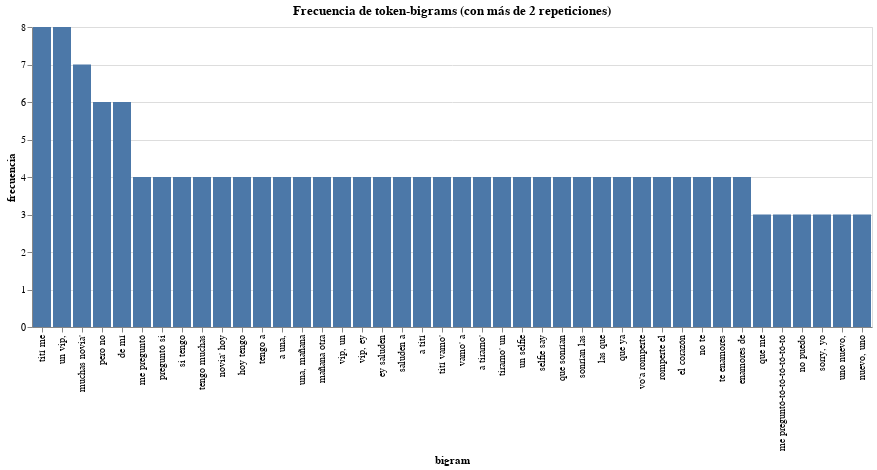

The notebook cell saved with this chart:
### Code cell
# plot
alt.Chart(source[source.frecuencia>2]).mark_bar().encode(
    alt.X("bigram",sort="-y"),
    y="frecuencia",
    tooltip=["bigram","token_1","token_2","frecuencia"]
).properties(
    title="Frecuencia de token-bigrams (con más de 2 repeticiones)"
)

### Figure 1 — Vega-Lite specification as saved in the notebook (floating-point values rounded to 4 significant figures)
{"$schema": "https://vega.github.io/schema/vega-lite/v4.17.0.json", "config": {"view": {"continuousHeight": 300, "continuousWidth": 400}}, "data": {"name": "data-e2c6b66986d44dd0b88051207fe142c3"}, "datasets": {"data-e2c6b66986d44dd0b88051207fe142c3": [{"bigram": "tití me", "frecuencia": 8, "token_1": "tití", "token_2": "me"}, {"bigram": "me preguntó", "frecuencia": 4, "token_1": "me", "token_2": "preguntó"}, {"bigram": "preguntó si", "frecuencia": 4, "token_1": "preguntó", "token_2": "si"}, {"bigram": "si tengo", "frecuencia": 4, "token_1": "si", "token_2": "tengo"}, {"bigram": "tengo muchas", "frecuencia": 4, "token_1": "tengo", "token_2": "muchas"}, {"bigram": "muchas novia'", "frecuencia": 7, "token_1": "muchas", "token_2": "novia'"}, {"bigram": "novia' hoy", "frecuencia": 4, "token_1": "novia'", "token_2": "hoy"}, {"bigram": "hoy tengo", "frecuencia": 4, "token_1": "hoy", "token_2": "tengo"}, {"bigram": "tengo a", "frecuencia": 4, "token_1": "tengo", "token_2": "a"}, {"bigram": "a una,", "frecuencia": 4, "token_1": "a", "token_2": "una,"}, {"bigram": "una, mañana", "frecuencia": 4, "token_1": "una,", "token_2": "mañana"}, {"bigram": "mañana otra", "frecuencia": 4, "token_1": "mañana", "token_2": "otra"}, {"bigram": "pero no", "frecuencia": 6, "token_1": "pero", "token_2": "no"}, {"bigram": "un vip,", "frecuencia": 8, "token_1": "un", "token_2": "vip,"}, {"bigram": "vip, un", "frecuencia": 4, "token_1": "vip,", "token_2": "un"}, {"bigram": "vip, ey", "frecuencia": 4, "token_1": "vip,", "token_2": "ey"}, {"bigram": "ey saluden", "frecuencia": 4, "token_1": "ey", "token_2": "saluden"}, {"bigram": "saluden a", "frecuencia": 4, "token_1": "saluden", "token_2": "a"}, {"bigram": "a tití", "frecuencia": 4, "token_1": "a", "token_2": "tití"}, {"bigram": "tití vamo'", "frecuencia": 4, "token_1": "tití", "token_2": "vamo'"}, {"bigram": "vamo' a", "frecuencia": 4, "token_1": "vamo'", "token_2": "a"}, {"bigram": "a tirarno'", "frecuencia": 4, "token_1": "a", "token_2": "tirarno'"}, {"bigram": "tirarno' un", "frecuencia": 4, "token_1": "tirarno'", "token_2": "un"}, {"bigram": "un selfie", "frecuencia": 4, "token_1": "un", "token_2": "selfie"}, {"bigram": "selfie say", "frecuencia": 4, "token_1": "selfie", "token_2": "say"}, {"bigram": "que sonrían", "frecuencia": 4, "token_1": "que", "token_2": "sonrían"}, {"bigram": "sonrían las", "frecuencia": 4, "token_1": "sonrían", "token_2": "las"}, {"bigram": "las que", "frecuencia": 4, "token_1": "las", "token_2": "que"}, {"bigram": "que ya", "frecuencia": 4, "token_1": "que", "token_2": "ya"}, {"bigram": "de mí", "frecuencia": 6, "token_1": "de", "token_2": "mí"}, {"bigram": "que me", "frecuencia": 3, "token_1": "que", "token_2": "me"}, {"bigram": "me preguntó-tó-tó-tó-tó-tó-tó", "frecuencia": 3, "token_1": "me", "token_2": "preguntó-tó-tó-tó-tó-tó-tó"}, {"bigram": "no puedo", "frecuencia": 3, "token_1": "no", "token_2": "puedo"}, {"bigram": "sorry, yo", "frecuencia": 3, "token_1": "sorry,", "token_2": "yo"}, {"bigram": "uno nuevo,", "frecuencia": 3, "token_1": "uno", "token_2": "nuevo,"}, {"bigram": "nuevo, uno", "frecuencia": 3, "token_1": "nuevo,", "token_2": "uno"}, {"bigram": "vo'a romperte", "frecuencia": 4, "token_1": "vo'a", "token_2": "romperte"}, {"bigram": "romperte el", "frecuencia": 4, "token_1": "romperte", "token_2": "el"}, {"bigram": "el corazón", "frecuencia": 4, "token_1": "el", "token_2": "corazón"}, {"bigram": "no te", "frecuencia": 4, "token_1": "no", "token_2": "te"}, {"bigram": "te enamores", "frecuencia": 4, "token_1": "te", "token_2": "enamores"}, {"bigram": "enamores de", "frecuencia": 4, "token_1": "enamores", "token_2": "de"}]}, "encoding": {"tooltip": [{"field": "bigram", "type": "nominal"}, {"field": "token_1", "type": "nominal"}, {"field": "token_2", "type": "nominal"}, {"field": "frecuencia", "type": "quantitative"}], "x": {"field": "bigram", "sort": "-y", "type": "nominal"}, "y": {"field": "frecuencia", "type": "quantitative"}}, "mark": "bar", "title": "Frecuencia de token-bigrams (con más de 2 repeticiones)"}
